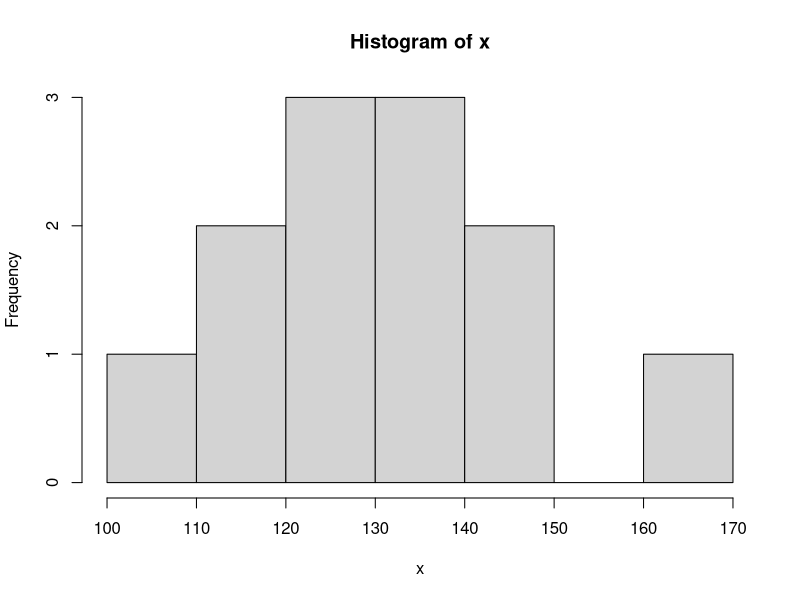
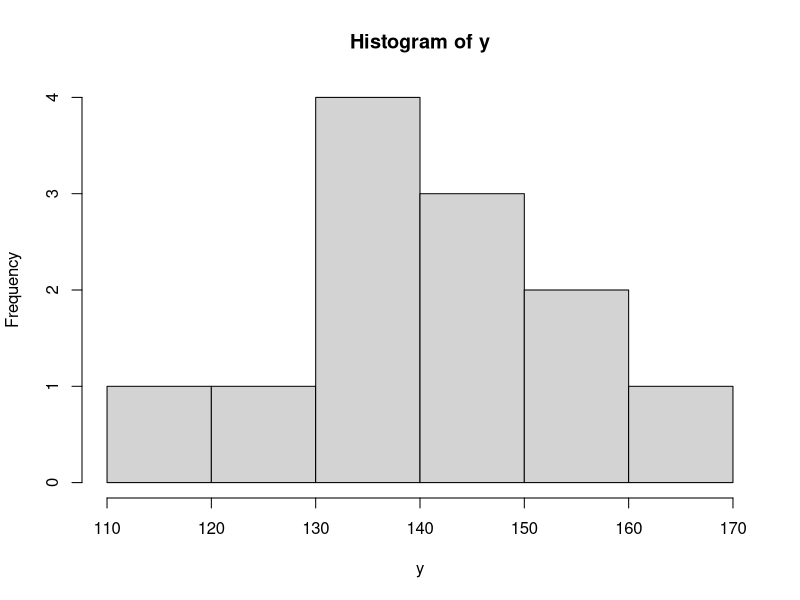

Source code (R) for these figures, in order:
f30<-c(3, 5, 5, 7, 9, 9, 10, 12, 20, 24, 24, 34, 43, 46, 58, 140)
f60<-c(2, 5, 5, 7, 8, 9, 14, 18, 24, 26, 34, 37, 42, 90)
x<-c(131, 105, 142, 115, 122, 162, 119, 136, 123, 129, 135, 147)
y<-c(157, 119, 137, 124, 147, 161, 132, 145, 157, 136, 132, 146)
z = y - x
binom.test(sum(z>0), length(z), p=0.5)
hist(x)
hist(y)
wilcox.test(y, x, paired = TRUE, alt = "greater")
# Давление после Кофе и До